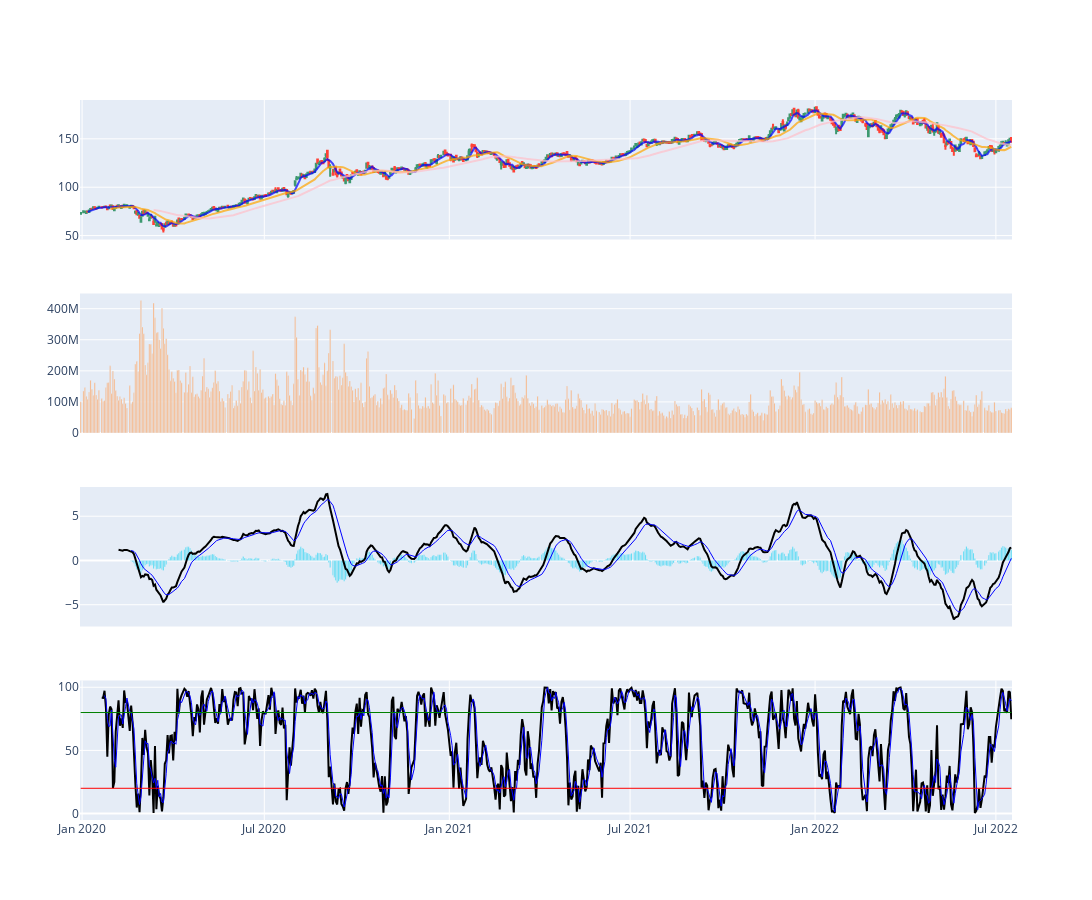

The code cell stored with this chart in its notebook:
### Code cell
import yfinance as yf
import pandas as pd
symbol = 'AAPL'
df = yf.download(symbol, start='2020-01-01', proxy="127.0.0.1:33210")
print(df)
from ta.trend import MACD
from ta.momentum import StochasticOscillator
from plotly.subplots import make_subplots
import plotly.graph_objects as go
fig = make_subplots(rows=4, cols=1, shared_xaxes=True)
fig.add_trace(go.Candlestick(x=df.index,
  open=df['Open'],
  high=df['High'],
  low=df['Low'],
  close=df['Close'],
  showlegend=False), row=1, col=1)

#把非交易日排除掉
# hide weekends
fig.update_xaxes(rangebreaks=[dict(bounds=["sat", "mon"])]) 
# removing all empty dates
# build complete timeline from start date to end date
dt_all = pd.date_range(start=df.index[0],end=df.index[-1])
# retrieve the dates that ARE in the original datset
dt_obs = [d.strftime("%Y-%m-%d") for d in pd.to_datetime(df.index)]
# define dates with missing values
dt_breaks = [d for d in dt_all.strftime("%Y-%m-%d").tolist() if not d in dt_obs]
fig.update_xaxes(rangebreaks=[dict(values=dt_breaks)])

#add moving average
df['MA20'] = df['Close'].rolling(window=20).mean()
df['MA5'] = df['Close'].rolling(window=5).mean()
df['MA50'] = df['Close'].rolling(window=50).mean()
fig.add_trace(go.Scatter(x=df.index, 
                         y=df['MA5'], 
                         opacity=0.7, 
                         line=dict(color='blue', width=2), 
                         name='MA 5'), row=1, col=1)

fig.add_trace(go.Scatter(x=df.index, 
                         y=df['MA20'], 
                         opacity=0.7, 
                         line=dict(color='orange', width=2), 
                         name='MA 20'), row=1, col=1)
fig.add_trace(go.Scatter(x=df.index, 
                         y=df['MA50'], 
                         opacity=0.7, 
                         line=dict(color='pink', width=2), 
                         name='MA 50'), row=1, col=1)


# MACD
macd = MACD(close=df['Close'], 
            window_slow=26,
            window_fast=12, 
            window_sign=9)
# stochastic
stoch = StochasticOscillator(high=df['High'],
                             close=df['Close'],
                             low=df['Low'],
                             window=14, 
                             smooth_window=3)


# Plot OHLC on 1st subplot (using the codes from before)
# Plot volume trace on 2nd row 
fig.add_trace(go.Bar(x=df.index, 
                     y=df['Volume']
                    ), row=2, col=1)
# Plot MACD trace on 3rd row
fig.add_trace(go.Bar(x=df.index, 
                     y=macd.macd_diff()
                    ), row=3, col=1)
fig.add_trace(go.Scatter(x=df.index,
                         y=macd.macd(),
                         line=dict(color='black', width=2)
                        ), row=3, col=1)
fig.add_trace(go.Scatter(x=df.index,
                         y=macd.macd_signal(),
                         line=dict(color='blue', width=1)
                        ), row=3, col=1)
# Plot stochastics trace on 4th row
fig.add_trace(go.Scatter(x=df.index,
                         y=stoch.stoch(),
                         line=dict(color='black', width=2)
                        ), row=4, col=1)
fig.add_trace(go.Scatter(x=df.index,
                         y=stoch.stoch_signal(),
                         line=dict(color='blue', width=1)
                        ), row=4, col=1)
#传统的stochastics oscillator 80超买，20超卖,把这个加进stochastics
import numpy as np
const1 = np.linspace(start=20, stop=20,num=len(df.index))
const2 = np.linspace(start=80, stop=80,num=len(df.index))
fig.add_trace(go.Scatter(x=df.index,
                         y=const1,
                         line=dict(color='red',width=1)
                        ),row=4,col=1
                 )
fig.add_trace(go.Scatter(x=df.index,
                         y=const2,
                         line=dict(color='green',width=1)
                        ),row=4,col=1
                 )
# update layout by changing the plot size, hiding legends & rangeslider, and removing gaps between dates
fig.update_layout(height=900, width=1200, 
                  showlegend=False, 
                  xaxis_rangeslider_visible=False,
                  xaxis_rangebreaks=[dict(values=dt_breaks)])


fig.show()
fig.write_image('plotly_test1.jpeg')

### Figure 1 — Plotly figure (JSON) as saved in the notebook; plotly's stock layout.template omitted (floating-point values rounded to 4 significant figures; data arrays with more than 128 entries replaced by an {"elided": "..."} marker saying what was removed)
{"data": [{"close": {"elided": "641 float values"}, "high": {"elided": "641 float values"}, "low": {"elided": "641 float values"}, "open": {"elided": "641 float values"}, "showlegend": false, "type": "candlestick", "x": {"elided": "641 str values"}, "xaxis": "x", "yaxis": "y"}, {"line": {"color": "blue", "width": 2}, "name": "MA 5", "opacity": 0.7, "type": "scatter", "x": {"elided": "641 str values"}, "xaxis": "x", "y": {"elided": "641 float values"}, "yaxis": "y"}, {"line": {"color": "orange", "width": 2}, "name": "MA 20", "opacity": 0.7, "type": "scatter", "x": {"elided": "641 str values"}, "xaxis": "x", "y": {"elided": "641 float values"}, "yaxis": "y"}, {"line": {"color": "pink", "width": 2}, "name": "MA 50", "opacity": 0.7, "type": "scatter", "x": {"elided": "641 str values"}, "xaxis": "x", "y": {"elided": "641 float values"}, "yaxis": "y"}, {"type": "bar", "x": {"elided": "641 str values"}, "xaxis": "x2", "y": {"elided": "641 int values"}, "yaxis": "y2"}, {"type": "bar", "x": {"elided": "641 str values"}, "xaxis": "x3", "y": {"elided": "641 float values"}, "yaxis": "y3"}, {"line": {"color": "black", "width": 2}, "type": "scatter", "x": {"elided": "641 str values"}, "xaxis": "x3", "y": {"elided": "641 float values"}, "yaxis": "y3"}, {"line": {"color": "blue", "width": 1}, "type": "scatter", "x": {"elided": "641 str values"}, "xaxis": "x3", "y": {"elided": "641 float values"}, "yaxis": "y3"}, {"line": {"color": "black", "width": 2}, "type": "scatter", "x": {"elided": "641 str values"}, "xaxis": "x4", "y": {"elided": "641 float values"}, "yaxis": "y4"}, {"line": {"color": "blue", "width": 1}, "type": "scatter", "x": {"elided": "641 str values"}, "xaxis": "x4", "y": {"elided": "641 float values"}, "yaxis": "y4"}, {"line": {"color": "red", "width": 1}, "type": "scatter", "x": {"elided": "641 str values"}, "xaxis": "x4", "y": {"elided": "641 int values"}, "yaxis": "y4"}, {"line": {"color": "green", "width": 1}, "type": "scatter", "x": {"elided": "641 str values"}, "xaxis": "x4", "y": {"elided": "641 int values"}, "yaxis": "y4"}], "layout": {"height": 900, "showlegend": false, "width": 1200, "xaxis": {"anchor": "y", "domain": [0, 1], "matches": "x4", "rangebreaks": [{"bounds": ["sat", "mon"], "values": {"elided": "290 str values"}}], "rangeslider": {"visible": false}, "showticklabels": false}, "xaxis2": {"anchor": "y2", "domain": [0, 1], "matches": "x4", "rangebreaks": [{"bounds": ["sat", "mon"], "values": {"elided": "290 str values"}}], "showticklabels": false}, "xaxis3": {"anchor": "y3", "domain": [0, 1], "matches": "x4", "rangebreaks": [{"bounds": ["sat", "mon"], "values": {"elided": "290 str values"}}], "showticklabels": false}, "xaxis4": {"anchor": "y4", "domain": [0, 1], "rangebreaks": [{"bounds": ["sat", "mon"], "values": {"elided": "290 str values"}}]}, "yaxis": {"anchor": "x", "domain": [0.8063, 1]}, "yaxis2": {"anchor": "x2", "domain": [0.5375, 0.7312]}, "yaxis3": {"anchor": "x3", "domain": [0.2687, 0.4625]}, "yaxis4": {"anchor": "x4", "domain": [0, 0.1938]}}}
